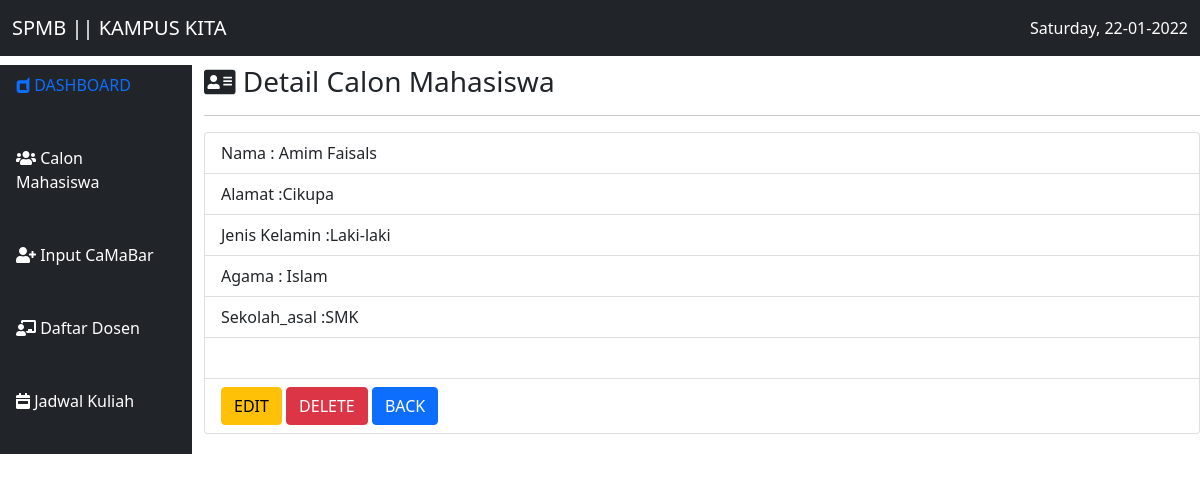
Screenshot of /detail.php?id=1 with the database file from the repository.
### tables this page shows
CREATE TABLE `calon_mhs` (
  `id` int(11) NOT NULL,
  `nama` varchar(30) NOT NULL,
  `alamat` varchar(50) NOT NULL,
  `jenis_kelamin` varchar(10) NOT NULL,
  `agama` varchar(10) NOT NULL,
  `sekolah_asal` varchar(30) NOT NULL,
  `foto_maba` varchar(20) NOT NULL
);

### function.php (called while the page is built, shortened)
<?php
$conn = mysqli_connect('localhost','root','','wpsmt5');
function query($query)
{
global $conn;
$result = mysqli_query($conn,$query);
if(mysqli_num_rows($result)==1){
    return mysqli_fetch_assoc ($result);
}
$rows = [];
return $rows;
}

### detail.php (the view, shortened to what this page needs)
<?php
require "function.php";
$id = $_GET['id'];
$camaba = query("SELECT * FROM calon_mhs where id =$id");
?>
<!doctype html>
<html lang="en">
  <head>
   <link rel="stylesheet" href="tema/bootstrap/css/bootstrap.min.css">
   <link rel="stylesheet" href="https://cdnjs.cloudflare.com/ajax/libs/font-awesome/5.13.0/css/all.min.css">
  </head>
  <body>
  <nav class="navbar navbar-expand-lg navbar-dark bg-dark fixed-top">
  <div class="container-fluid">
    <a class="navbar-brand" href="#">SPMB || KAMPUS KITA</a>
    <div class="collapse navbar-collapse" id="navbarSupportedContent">
      <div class="text-white" >
          <?php echo date("l, d-m-Y"); ?>
      </div>
        </div>
      </div>
</nav>
 <div class="row mt-5 ">
          <div class="col-md-2 bg-dark">
        <ul class="nav flex-column">
        <li class="nav-item">
            <a class="nav-link active" aria-current="page" href="#"><i class="fab fa-dashcube"></i> DASHBOARD</a>
        </li> <hr>
        <li class="nav-item">
            <a class="nav-link text-white" href="index.php"><i class="fas fa-users"></i> Calon Mahasiswa</a>
        </li> <hr>
        <li class="nav-item">
            <a class="nav-link text-white" href="tambah.php"><i class="fas fa-user-plus"></i> Input CaMaBar</a>
        </li> <hr>
        <li class="nav-item">
            <a class="nav-link text-white" href="#"><i class="fas fa-chalkboard-teacher"></i> Daftar Dosen</a>
        </li><hr>
        <li class="nav-item">
            <a class="nav-link text-white" href="#"><i class="fas fa-calendar-week"></i> Jadwal Kuliah</a>
        </li><hr>
        </ul>
        </div>
      <div class = "col-md-10">
          <h3><i class="fas fa-address-card"></i> Detail Calon Mahasiswa</h3>
         <hr>
         <ul class = list-group>
             <li class = "list-group-item">Nama : <?= $camaba['nama']?></li>
             <li class = "list-group-item">Alamat :<?= $camaba['alamat']?></li>
             <li class = "list-group-item">Jenis Kelamin :<?= $camaba['jenis_kelamin']?></li>
             <li class = "list-group-item">Agama : <?= $camaba['agama']?></li>
             <li class = "list-group-item">Sekolah_asal :<?= $camaba['sekolah_asal']?></li>
             <li class = "list-group-item"><img src=" image/<?= $camaba['foto maba']?>" width = 100 alt="" srcset=""></li>
             <li class = "list-group-item">
             <a href="edit.php?id=<?= $camaba['id']; ?>" class ="btn btn-warning" role="button">EDIT</a>
             <a href="delete.php?id=<?= $camaba['id']; ?>" class ="btn btn-danger" role="button">DELETE</a>
             <a href="index.php" class ="btn btn-primary" role="button">BACK</a>
             </li>
         </ul>
      </div>
  </body>
</html>

### rows the page displays
calon_mhs: nama "Amim Faisals", alamat "Cikupa", jenis_kelamin "Laki-laki", agama "Islam", sekolah_asal "SMK"
